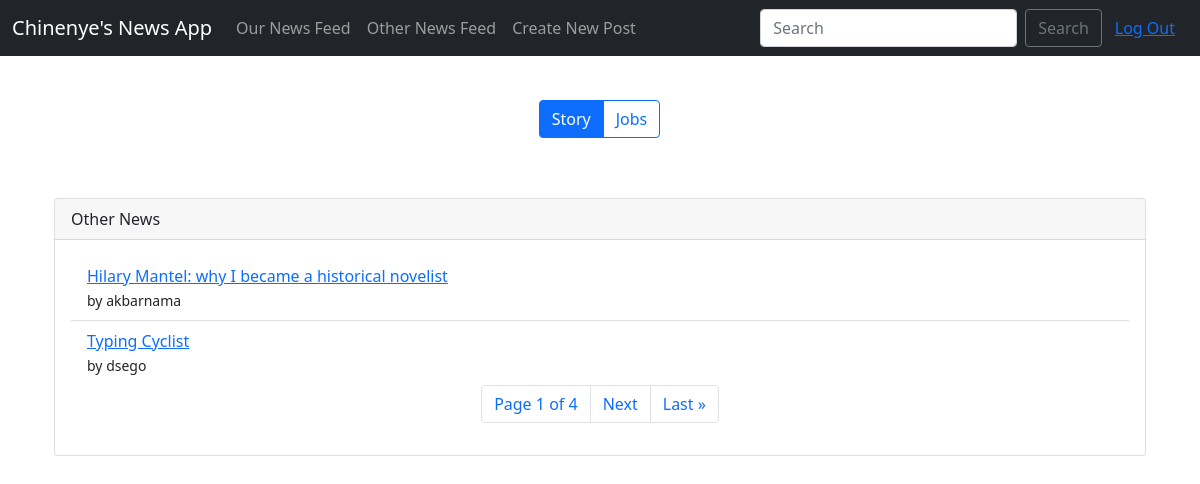
The page /other-news/ (signed in) on the database its author committed.
### newsapi/models.py (models this page shows, shortened)
class HNew(models.Model):
    pk_id = models.IntegerField(_("HN unique ID"))
    by = models.CharField(_("Author"), max_length=50)
    score = models.IntegerField(_("News Score"))
    time_created = models.DateTimeField(_("time created"), auto_now=True)
    title = models.CharField(_("article title"), max_length=50)
    type = models.CharField(_("article type"), max_length=10, choices=ARTICLE_CHOICES, default="story")
    url = models.URLField(_("Article link"), max_length=200)

### newsapi/views.py (the view)
# urls.py: path("other-news/", views.other_news, name="other_news"),
@login_required
def other_news(request):
    context = {}
    hnews = HNew.objects.all().order_by('time_created')
    hnews_paginator = Paginator(hnews, 2)
    page = request.GET.get('page')
    h_news = hnews_paginator.get_page(page)
    return render(request, 'newsapi/hnews.html', {'h_news': h_news})

### newsapi/templates/newsapi/hnews.html (shortened to what this page needs)
{% extends 'base.html' %}
{% block content %}
    <div class="container" style="margin-top: 60px;">
        <div class="card" style="margin-bottom: 60px;">
            <div class="card-header">
                Other News
            </div>
            <div class="card-body">
                <ul class="list-group list-group-flush">
                    {% for news in h_news %}
                        <li class="list-group-item">
                            <a href="{{news.url}}">{{news.title}}</a> <br>
                            <small>by {{news.by}}</small>
                        </li>
                    {% endfor %}
                </ul>
                <nav aria-label="Page navigation example">
                    <ul class="pagination text-center justify-content-md-center">
                        <li class="page-item">
                            <a class="page-link" href="#" aria-label="Previous">
                            <span aria-hidden="true"> Page {{ h_news.number }} of {{ h_news.paginator.num_pages }}</span>
                            </a>
                        </li>
                        {% if h_news.has_next %}
                        <li class="page-item">
                            <a class="page-link" href="?page={{h_news.next_page_number}}" aria-label="Previous">
                            <span aria-hidden="true">Next</span>
                            </a>
                        </li>
                        <li class="page-item">
                            <a class="page-link" href="?page={{ h_news.paginator.num_pages }}" aria-label="Previous">
                            <span aria-hidden="true">Last &raquo</span>
                            </a>
                        </li>
                        {% endif %}
                    </ul>
                </nav>
            </div>
        </div>
    </div>
{% endblock %}

### rows shown on the page
HNew: title "Hilary Mantel: why I became a historical novelist", by "akbarnama"
HNew: title "Typing Cyclist", by "dsego"

### other values the page prints
{{ h_news.number }} "1"
{{ h_news.paginator.num_pages }} "4"
